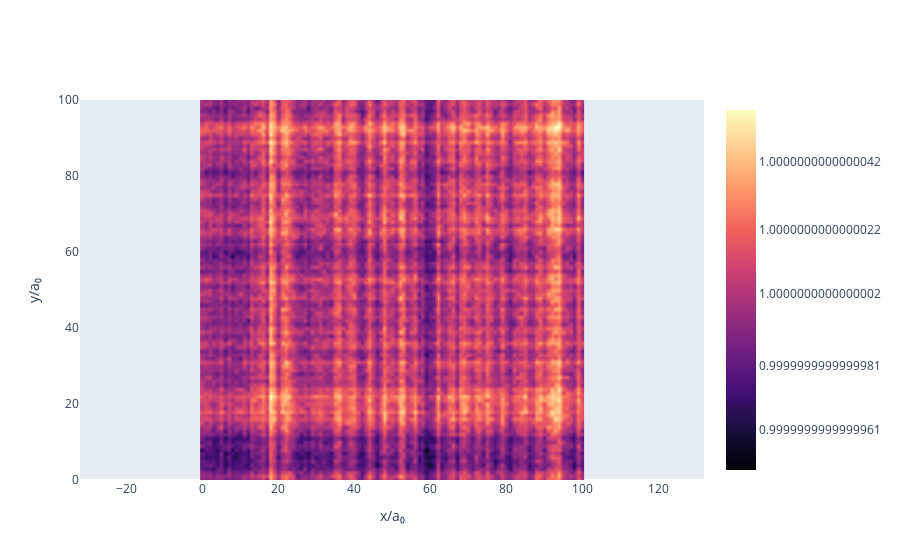

The notebook cell this image was saved under:
### Markdown cell above
We also need to evolve the wave function in time. This is done by the evolver functions. The bec has three different evolvers.

bec.evolve_relax( number_of_steps, method='ETD2RK') relaxes the system by integrating the Gross-Pitaevskii equation in imaginary time. 

bec.evolve_dGPE( number_of_steps, method='ETD2RK') evolves using the damped Gross-Pitaevskii equation and

bec.evolve_comoving_dGPE(number_of_steps, velx, method='ETD2RK') evolves the system in the frame moving at speed velx in the x direction (relative to the labframe). This solver allowes for gamma to be spatialy dependent.

All the evolvers allowes you to choose which solver you want to use. The default is ETD2RK which is a second order solver. The other implemented choise is ETD4RK which is fourt order. For details see the documentation or bully Vidar.

### Code cell
#### task 3: Evolve the system for 50 timesteps and plot the absolut value of psi.

bec.evolve_dGPE(50)

bec.plot_field(np.abs(bec.psi)**2,cmap_symmetric=False,colormap = 'magma')

### Figure 1 — Plotly figure (JSON) as saved in the notebook; plotly's stock layout.template omitted (floating-point values rounded to 4 significant figures; data arrays with more than 128 entries replaced by an {"elided": "..."} marker saying what was removed)
{"data": [{"colorscale": [[0, "#000004"], [0.1111, "#180f3d"], [0.2222, "#440f76"], [0.3333, "#721f81"], [0.4444, "#9e2f7f"], [0.5556, "#cd4071"], [0.6667, "#f1605d"], [0.7778, "#fd9668"], [0.8889, "#feca8d"], [1, "#fcfdbf"]], "hovertemplate": "x: %{x:.2f} a₀<br>y: %{y:.2f} a₀<br> field: %{z:.2f}", "name": "", "type": "heatmap", "x": {"elided": "10201 int values"}, "y": {"elided": "10201 int values"}, "z": {"elided": "10201 float values"}, "zmax": 1.0, "zmin": 1.0, "zsmooth": "best"}], "layout": {"xaxis": {"range": [0, 100], "showgrid": false, "title": {"text": "x/a₀"}}, "yaxis": {"range": [0, 100], "scaleanchor": "x", "scaleratio": 1, "showgrid": false, "title": {"text": "y/a₀"}}}}
